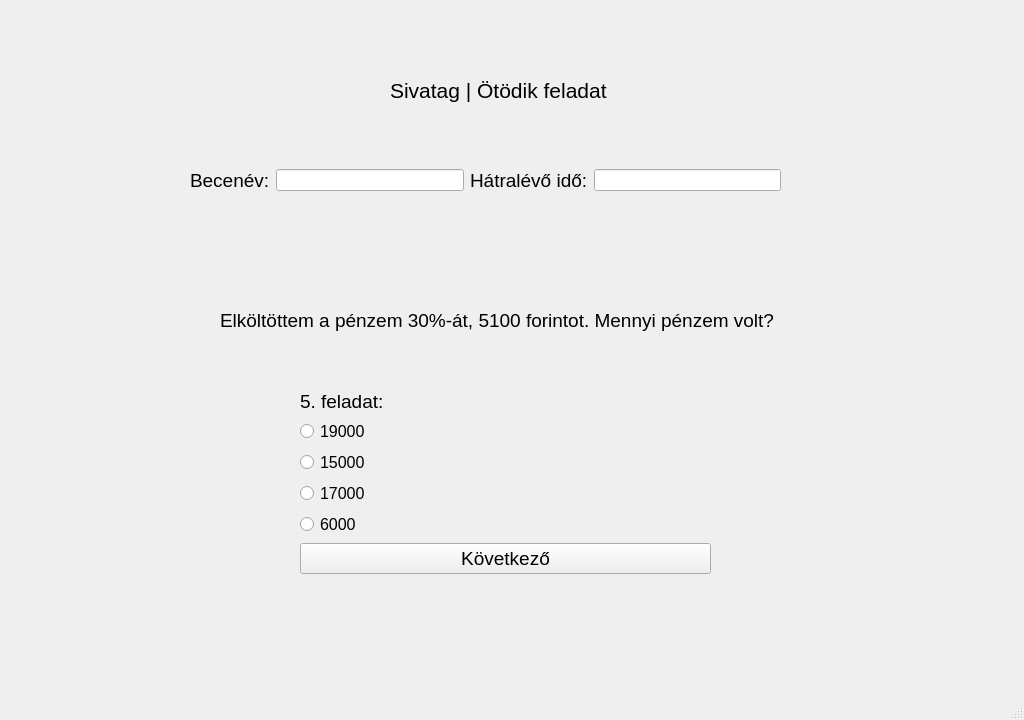
<?xml version="1.0" encoding="UTF-8"?>
<ui version="4.0">
 <class>ques1</class>
 <widget class="QMainWindow" name="ques1">
  <property name="geometry">
   <rect>
    <x>0</x>
    <y>0</y>
    <width>1024</width>
    <height>720</height>
   </rect>
  </property>
  <property name="windowTitle">
   <string>Játékos matematikai gyakorlóprogram</string>
  </property>
  <widget class="QWidget" name="centralwidget">
   <widget class="QLabel" name="label">
    <property name="geometry">
     <rect>
      <x>0</x>
      <y>-10</y>
      <width>1024</width>
      <height>720</height>
     </rect>
    </property>
    <property name="text">
     <string/>
    </property>
    <property name="pixmap">
     <pixmap>../szakdoga hátterek/28.jpg</pixmap>
    </property>
    <property name="scaledContents">
     <bool>true</bool>
    </property>
   </widget>
   <widget class="QLabel" name="label_4">
    <property name="geometry">
     <rect>
      <x>390</x>
      <y>70</y>
      <width>251</width>
      <height>41</height>
     </rect>
    </property>
    <property name="sizePolicy">
     <sizepolicy hsizetype="Expanding" vsizetype="Preferred">
      <horstretch>0</horstretch>
      <verstretch>0</verstretch>
     </sizepolicy>
    </property>
    <property name="font">
     <font>
      <pointsize>16</pointsize>
     </font>
    </property>
    <property name="cursor">
     <cursorShape>ArrowCursor</cursorShape>
    </property>
    <property name="text">
     <string>Sivatag | Ötödik feladat</string>
    </property>
   </widget>
   <widget class="QWidget" name="horizontalLayoutWidget">
    <property name="geometry">
     <rect>
      <x>190</x>
      <y>140</y>
      <width>591</width>
      <height>81</height>
     </rect>
    </property>
    <layout class="QHBoxLayout" name="horizontalLayout">
     <item>
      <widget class="QLabel" name="label_2">
       <property name="font">
        <font>
         <pointsize>14</pointsize>
        </font>
       </property>
       <property name="text">
        <string>Becenév:</string>
       </property>
      </widget>
     </item>
     <item>
      <widget class="QLineEdit" name="T1">
       <property name="sizePolicy">
        <sizepolicy hsizetype="Expanding" vsizetype="Fixed">
         <horstretch>0</horstretch>
         <verstretch>0</verstretch>
        </sizepolicy>
       </property>
      </widget>
     </item>
     <item>
      <widget class="QLabel" name="label_3">
       <property name="font">
        <font>
         <pointsize>14</pointsize>
        </font>
       </property>
       <property name="text">
        <string>Hátralévő idő:</string>
       </property>
      </widget>
     </item>
     <item>
      <widget class="QLineEdit" name="T2">
       <property name="sizePolicy">
        <sizepolicy hsizetype="Expanding" vsizetype="Fixed">
         <horstretch>0</horstretch>
         <verstretch>0</verstretch>
        </sizepolicy>
       </property>
      </widget>
     </item>
    </layout>
   </widget>
   <widget class="QWidget" name="formLayoutWidget">
    <property name="geometry">
     <rect>
      <x>300</x>
      <y>390</y>
      <width>411</width>
      <height>251</height>
     </rect>
    </property>
    <layout class="QFormLayout" name="formLayout">
     <property name="labelAlignment">
      <set>Qt::AlignLeading|Qt::AlignLeft|Qt::AlignTop</set>
     </property>
     <item row="1" column="0">
      <widget class="QLabel" name="label_5">
       <property name="font">
        <font>
         <pointsize>14</pointsize>
        </font>
       </property>
       <property name="text">
        <string>5. feladat:</string>
       </property>
      </widget>
     </item>
     <item row="2" column="0">
      <widget class="QRadioButton" name="R1">
       <property name="font">
        <font>
         <pointsize>12</pointsize>
        </font>
       </property>
       <property name="text">
        <string>19000</string>
       </property>
      </widget>
     </item>
     <item row="3" column="0">
      <widget class="QRadioButton" name="R2">
       <property name="font">
        <font>
         <pointsize>12</pointsize>
        </font>
       </property>
       <property name="text">
        <string>15000</string>
       </property>
      </widget>
     </item>
     <item row="4" column="0">
      <widget class="QRadioButton" name="R3">
       <property name="font">
        <font>
         <pointsize>12</pointsize>
        </font>
       </property>
       <property name="text">
        <string>17000</string>
       </property>
      </widget>
     </item>
     <item row="6" column="0" colspan="2">
      <widget class="QPushButton" name="B1">
       <property name="font">
        <font>
         <pointsize>14</pointsize>
        </font>
       </property>
       <property name="text">
        <string>Következő</string>
       </property>
      </widget>
     </item>
     <item row="5" column="0">
      <widget class="QRadioButton" name="R4">
       <property name="font">
        <font>
         <pointsize>12</pointsize>
        </font>
       </property>
       <property name="text">
        <string>6000</string>
       </property>
      </widget>
     </item>
    </layout>
   </widget>
   <widget class="QLabel" name="label_6">
    <property name="geometry">
     <rect>
      <x>220</x>
      <y>280</y>
      <width>561</width>
      <height>81</height>
     </rect>
    </property>
    <property name="font">
     <font>
      <pointsize>14</pointsize>
     </font>
    </property>
    <property name="text">
     <string>Elköltöttem a pénzem 30%-át, 5100 forintot. Mennyi pénzem volt?</string>
    </property>
    <property name="scaledContents">
     <bool>true</bool>
    </property>
   </widget>
  </widget>
  <widget class="QMenuBar" name="menubar">
   <property name="geometry">
    <rect>
     <x>0</x>
     <y>0</y>
     <width>1024</width>
     <height>21</height>
    </rect>
   </property>
  </widget>
  <widget class="QStatusBar" name="statusbar"/>
 </widget>
 <resources/>
 <connections/>
</ui>
